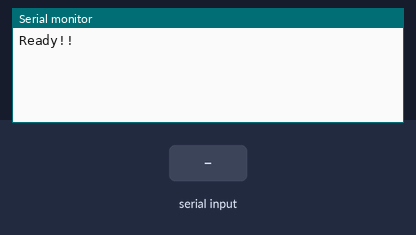
Recording of a sketch running on a simulated Arduino Uno, built with avr-gcc and run on an emulated ATmega328P. Parts: the last lines printed to the serial monitor. The test bench sets the inputs (shaded band).

Above: at 3.2 s.
3.3 s: "1" received over the second serial link
At 3.7 s:
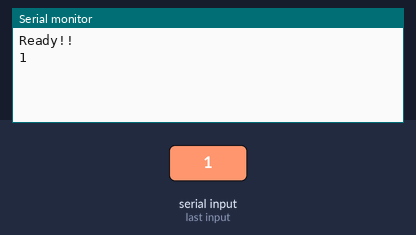
4.8 s: "0" received over the second serial link
At 6.1 s:
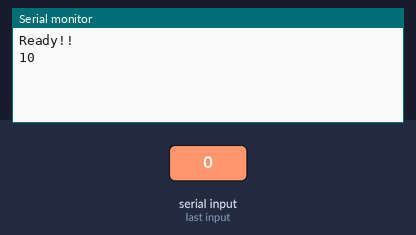

Measured:
- after the input at 3.3 s, the serial monitor: prints a new line at once (image 1)
- after the input at 4.8 s, the serial monitor: prints a new line at once (image 2)

The sketch:

4G_NEW.ino
```cpp
#include <SoftwareSerial.h>

#define RXPIN 2
#define TXPIN 3
SoftwareSerial mSS(RXPIN, TXPIN);

void setup() {
  Serial.begin(9600);
  mSS.begin(115200);
  delay(2000);
  Serial.println("Ready!!");
  mSS.print("H77.88i66.88C");
}

void loop() {

  while (Serial.available()) {
    mSS.write(Serial.read());
  }
  while(mSS.available()){
    Serial.write(mSS.read());
  }
  delay(100);
}
```
